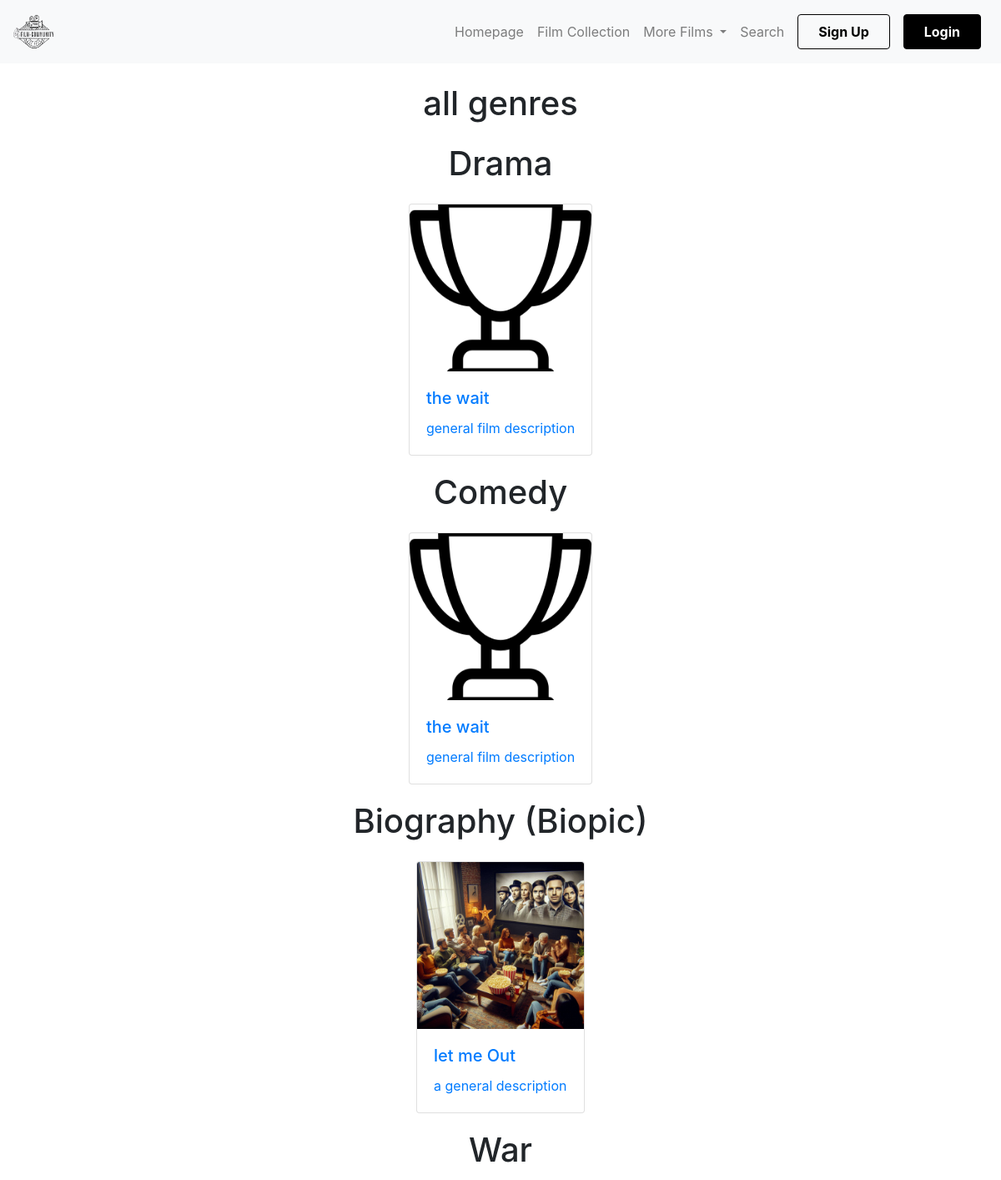
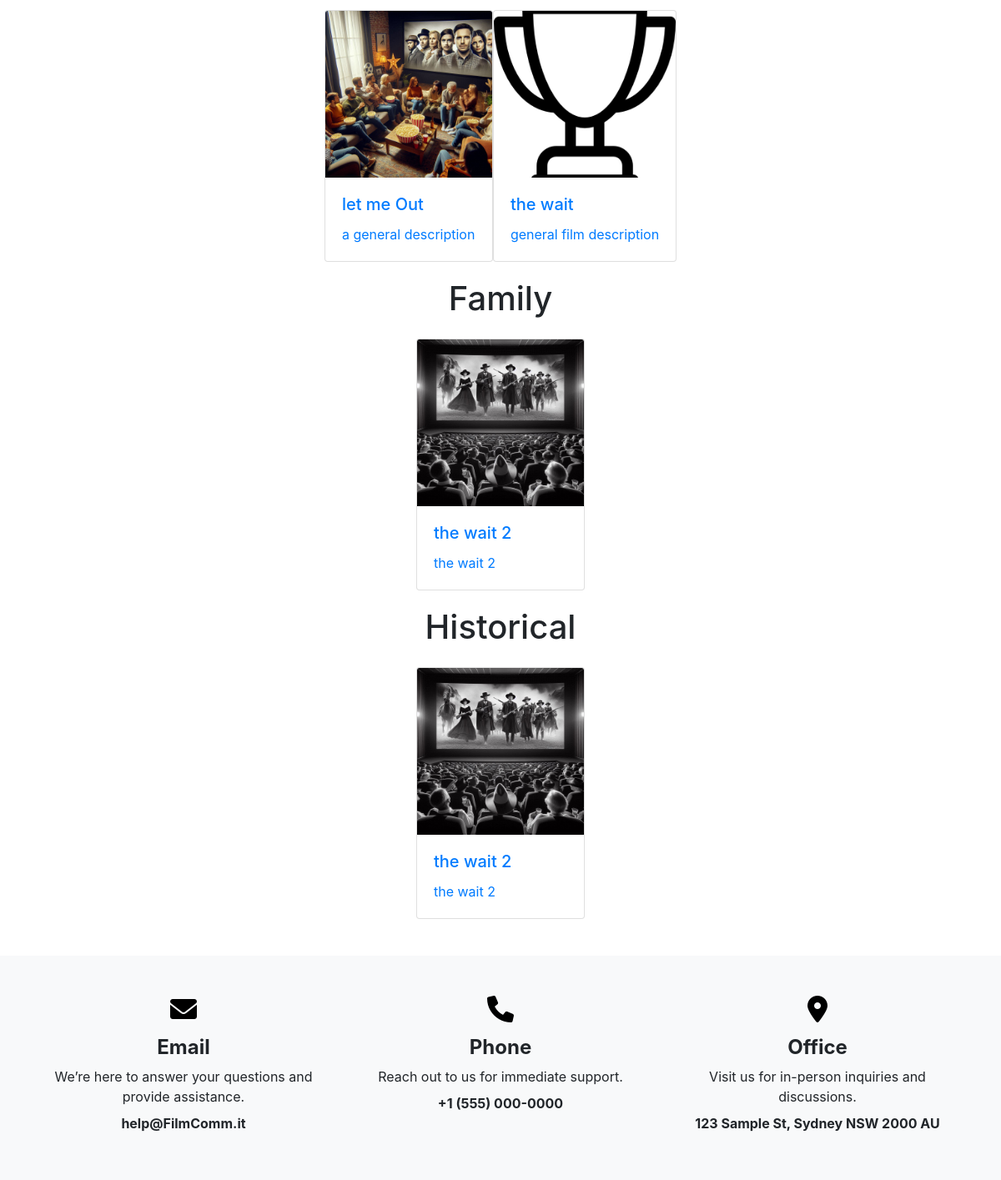
/allgenres, run on the app's committed database (2 pictures, top to bottom).
### Project/models.py (models this page shows, shortened)
class Genre(models.Model):
    genre = models.TextField(default="")
    def __str__(self):
        return self.genre

class Film(models.Model):
    title = models.TextField(default="")
    upload = models.FileField(upload_to ='films', validators=[validate_video_extension])
    poster = models.FileField(upload_to ='posters', validators=[validate_image_extension], default="")
    genre = models.ManyToManyField(Genre, default="", related_name="Films")
    description = models.TextField(default="")
    author = models.ForeignKey(settings.AUTH_USER_MODEL, on_delete=models.CASCADE, default=3)

### Project/views.py (the view)
# urls.py: path("allgenres", views.allgenres, name="allgenres"),
def allgenres(request):
  genres = []
  for genre in Genre.objects.all():
    genres.append({genre.genre:genre.Films})
  return render(request, "Project/allgenres.html", {
  "genres": Genre.objects.all(),
  })

### Project/templates/Project/allgenres.html (shortened to what this page needs)
{% extends "Project/layout.html"%}
{% load static %}
{% block head %}
  <link rel="stylesheet" href="{%static 'styles/homepage.css'%}">
{% endblock %}
{% block body%}
<div class="film-container">
    <div class="container my-4">
        <h1 class="text-center mb-4">all genres</h1>
    {% for genre in genres %}
        {%if genre.Films.all%}
            <h1 class="text-center mb-4">{{genre}}</h1>
        {%endif%}
        <div class="row film-container">
            {%for film in genre.Films.all%}
            <a href="{% url 'stream' film.id %}">
                <div class="card film-card">
                    <img src="{{ film.poster.url }}" class="card-img-top film-poster" alt="{{ film.title }} Poster">
                    <div class="card-body">
                        <h5 class="card-title">{{ film.title }}</h5>
                        <p class="card-text">{{ film.description|truncatewords:15 }}</p>
                    </div>
                </div>
            </a>
            {%endfor%}
        </div>
    {% endfor %}
    </div>
</div>
{% endblock %}

### Project/static/styles/homepage.css (style rules this page uses)
.film-card { max-width: 300px; margin-bottom: 20px; }
.film-poster { max-height: 200px; object-fit: cover; }
.film-container { display: flex; flex-wrap: wrap; justify-content: center; }

### data on the page
Genre: genre "Drama"
Film: poster (picture), title "the wait", description "general film description"
Genre: genre "Comedy"
Genre: genre "Biography (Biopic)"
Film: poster (picture), title "let me Out", description "a general description"
Genre: genre "War"
Genre: genre "Family"
Film: poster (picture), title "the wait 2", description "the wait 2"
Genre: genre "Historical"
